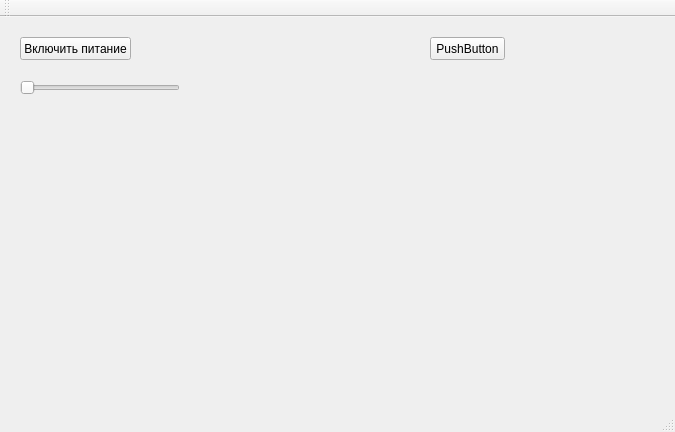
<?xml version="1.0" encoding="UTF-8"?>
<ui version="4.0">
 <class>MainWindow</class>
 <widget class="QMainWindow" name="MainWindow">
  <property name="geometry">
   <rect>
    <x>0</x>
    <y>0</y>
    <width>675</width>
    <height>432</height>
   </rect>
  </property>
  <property name="windowTitle">
   <string>MainWindow</string>
  </property>
  <widget class="QWidget" name="centralWidget">
   <widget class="QPushButton" name="pushButton">
    <property name="geometry">
     <rect>
      <x>430</x>
      <y>20</y>
      <width>75</width>
      <height>23</height>
     </rect>
    </property>
    <property name="text">
     <string>PushButton</string>
    </property>
   </widget>
   <widget class="QPushButton" name="ButtonOn">
    <property name="geometry">
     <rect>
      <x>20</x>
      <y>20</y>
      <width>111</width>
      <height>23</height>
     </rect>
    </property>
    <property name="text">
     <string>Включить питание</string>
    </property>
   </widget>
   <widget class="QSlider" name="horizontalSlider">
    <property name="geometry">
     <rect>
      <x>20</x>
      <y>60</y>
      <width>160</width>
      <height>22</height>
     </rect>
    </property>
    <property name="orientation">
     <enum>Qt::Horizontal</enum>
    </property>
   </widget>
  </widget>
  <widget class="QMenuBar" name="menuBar">
   <property name="geometry">
    <rect>
     <x>0</x>
     <y>0</y>
     <width>675</width>
     <height>21</height>
    </rect>
   </property>
  </widget>
  <widget class="QToolBar" name="mainToolBar">
   <attribute name="toolBarArea">
    <enum>TopToolBarArea</enum>
   </attribute>
   <attribute name="toolBarBreak">
    <bool>false</bool>
   </attribute>
  </widget>
  <widget class="QStatusBar" name="statusBar"/>
 </widget>
 <layoutdefault spacing="6" margin="11"/>
 <resources/>
 <connections/>
</ui>
